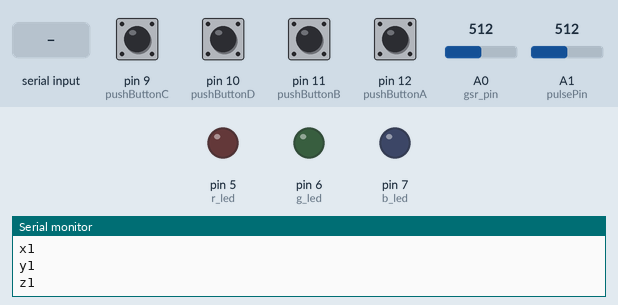
A sketch run on a simulated Arduino Uno, built with avr-gcc and run on an emulated ATmega328P. On the bench: output pins drawn as LEDs (lit = HIGH), the last lines printed to the serial monitor. Inputs (shaded band) come from the test bench; at power-on: pin 9 (pushButtonC), pin 10 (pushButtonD), pin 11 (pushButtonB), pin 12 (pushButtonA) LOW, A0 (gsr_pin) = 512, A1 (pulsePin) = 512.

Above: at 1.2 s.
1.3 s: "r" received over Serial
At 2.5 s:
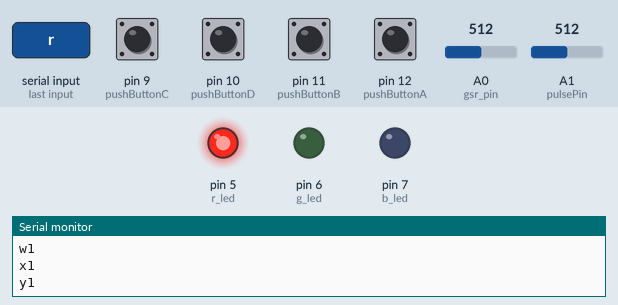
2.8 s: "g" received over Serial
At 4.0 s:
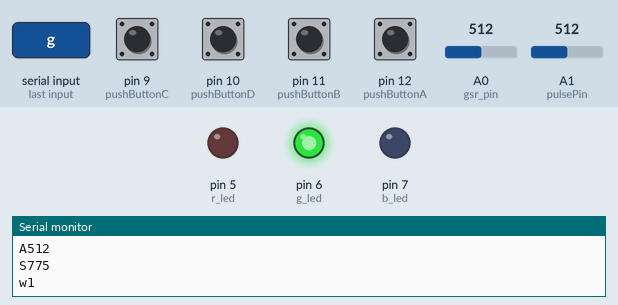
4.3 s: "b" received over Serial
At 5.1 s:
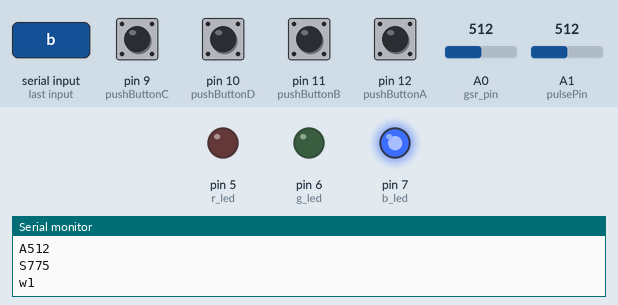
5.8 s: "w" received over Serial
At 6.5 s:
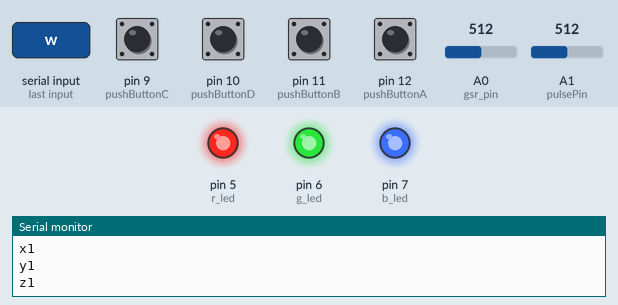
9.9 s: "o" received over Serial
At 10.2 s:
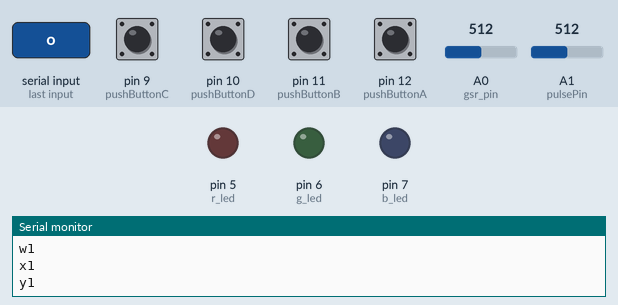
Timing chart, 0 to 12.4 s (numbered marks = the images above; inputs shaded):
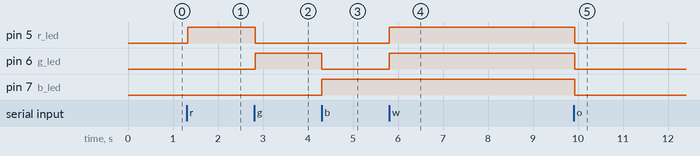

Measured:
- after the input at 1.3 s, pin 5 (r_led): LOW → HIGH at once
- after the input at 2.8 s, pin 5 (r_led): HIGH → LOW at once; pin 6 (g_led): LOW → HIGH at once
- after the input at 4.3 s, pin 6 (g_led): HIGH → LOW at once; pin 7 (b_led): LOW → HIGH at once
- after the input at 5.8 s, pin 5 (r_led), pin 6 (g_led): LOW → HIGH at once
- after the input at 9.9 s, pin 5 (r_led), pin 6 (g_led), pin 7 (b_led): HIGH → LOW at once

The sketch:

gsr_pulse_combined.ino
```cpp
//Arduino code to print reed sensor, skin sensor, and PulseSensor input to serial port. Still buggy.
//Last edited: Galen, 1.2.15

//key for characters in serial port: A = gsr value, S = pulse signal, B = pulse BPM
//Q = pulse IBI, R = red led, G = green led, B = blue led, W = white led, w-z = reed sensors

//reed sensor Arduino pins(will need to change to add accelerometer)
int pushButtonA = 12;
int pushButtonB = 11;
int pushButtonC = 9;
int pushButtonD = 10;

//LED Arduino pins
int r_led = 5;
int g_led = 6;
int b_led = 7;

//Skin sensor pin
int gsr_pin = 0;

int pulsePin = 1;                   // PulseSensor Arduino pin
volatile int BPM;                   // used to hold the pulse rate
volatile int Signal;                // holds the incoming raw data
volatile int IBI = 600;             // holds the time between beats, must be seeded!
volatile boolean Pulse = false;     // true when pulse wave is high, false when it's low
volatile boolean QS = false;        // becomes true when Arduino finds a beat.

void setup() {
  Serial.begin(115200);
  interruptSetup();
  analogReference(EXTERNAL);        // Using 3.3v
  pinMode(r_led, OUTPUT);
  pinMode(g_led, OUTPUT);
  pinMode(b_led, OUTPUT);
  pinMode(pushButtonA, INPUT);
  pinMode(pushButtonB, INPUT);
  pinMode(pushButtonC, INPUT);
  pinMode(pushButtonD, INPUT);
}

void loop(){
  //gsr
  int a=analogRead(gsr_pin);
  Serial.print('A');
  Serial.println(a);

  //pulse
  sendDataToProcessing('S', Signal);     // send Processing the raw Pulse Sensor data
  if (QS == true){                       // Quantified Self flag is true when arduino finds a heartbeat
    sendDataToProcessing('B',BPM);   // send heart rate with a 'B' prefix
    sendDataToProcessing('Q',IBI);   // send time between beats with a 'Q' prefix
    QS = false;                      // reset the Quantified Self flag for next time
 }

 //reed stuff to print to serial port
  int buttonStateA = digitalRead(pushButtonA);
  int buttonStateB = digitalRead(pushButtonB);
  int buttonStateC = digitalRead(pushButtonC);
  int buttonStateD = digitalRead(pushButtonD);
  Serial.print('w');
  if (buttonStateA == 1) Serial.println('0');
  else Serial.println('1');
  delay(5);
  Serial.print('x');
  if (buttonStateB == 1) Serial.println('0');
  else Serial.println('1');
  delay(5);
  Serial.print('y');
  if (buttonStateC == 1) Serial.println('0');
  else Serial.println('1');
  delay(5);
  Serial.print('z');
  if (buttonStateD == 1) Serial.println('0');
  else Serial.println('1');
  delay(5);        // delay in between reads for stability

 //make led color of mood
  int input = Serial.read();
  if (input == 'r') setColor(255,0,0);
  if (input == 'g') setColor(0,255,0);
  if (input == 'b') setColor(0,0,255);
  if (input == 'w') setColor(255,255,255);
  if (input == 'o') setColor(0,0,0);
  if (input == 'l') setColor(255,255,255);

  delay(20);                             //  take a break
}

//helper methods------------------------------------------------------------------

void sendDataToProcessing(char symbol, int data )
{
  Serial.print(symbol);                // symbol prefix tells Processing what type of data is coming
  Serial.println(data);                // the data to send culminating in a carriage return
}

void setColor(int red, int green, int blue)     //To set LED color
{
  analogWrite(r_led, red);
  analogWrite(g_led, green);
  analogWrite(b_led, blue);
}
```

Interrupt.ino
```cpp
volatile int rate[10];                    // array to hold last ten IBI values
volatile unsigned long sampleCounter = 0;          // used to determine pulse timing
volatile unsigned long lastBeatTime = 0;           // used to find IBI
volatile int P =512;                      // used to find peak in pulse wave, seeded
volatile int T = 512;                     // used to find trough in pulse wave, seeded
volatile int thresh = 512;                // used to find instant moment of heart beat, seeded
volatile int amp = 100;                   // used to hold amplitude of pulse waveform, seeded
volatile boolean firstBeat = true;        // used to seed rate array so we startup with reasonable BPM
volatile boolean secondBeat = false;      // used to seed rate array so we startup with reasonable BPM


void interruptSetup(){
  // Initializes Timer2 to throw an interrupt every 2mS.
  TCCR2A = 0x02;     // DISABLE PWM ON DIGITAL PINS 3 AND 11, AND GO INTO CTC MODE
  TCCR2B = 0x06;     // DON'T FORCE COMPARE, 256 PRESCALER
  OCR2A = 0X7C;      // SET THE TOP OF THE COUNT TO 124 FOR 500Hz SAMPLE RATE
  TIMSK2 = 0x02;     // ENABLE INTERRUPT ON MATCH BETWEEN TIMER2 AND OCR2A
  sei();             // MAKE SURE GLOBAL INTERRUPTS ARE ENABLED
}


// THIS IS THE TIMER 2 INTERRUPT SERVICE ROUTINE.
// Timer 2 makes sure that we take a reading every 2 miliseconds
ISR(TIMER2_COMPA_vect){ // triggered when Timer2 counts to 124
cli(); // disable interrupts while we do this
Signal = analogRead(pulsePin); // read the Pulse Sensor
Signal = map(Signal,0,675,0,1023); // THIS WILL MAP A 3.3V SIGNAL TO 5V ANALOG RANGE
sampleCounter += 2; // keep track of the time in mS with this variable
int N = sampleCounter - lastBeatTime; // monitor the time since the last beat to avoid noise

    //  find the peak and trough of the pulse wave
  if(Signal < thresh && N > (IBI/5)*3){       // avoid dichrotic noise by waiting 3/5 of last IBI
    if (Signal < T){                        // T is the trough
      T = Signal;                         // keep track of lowest point in pulse wave
    }
  }

  if(Signal > thresh && Signal > P){          // thresh condition helps avoid noise
    P = Signal;                             // P is the peak
  }                                        // keep track of highest point in pulse wave

  //  NOW IT'S TIME TO LOOK FOR THE HEART BEAT
  // signal surges up in value every time there is a pulse
  if (N > 350){                                   // avoid high frequency noise, original 250
    if ( (Signal > thresh) && (Pulse == false) && (N > (IBI/5)*3) ){
      Pulse = true;                               // set the Pulse flag when we think there is a pulse
     // digitalWrite(blinkPin,HIGH);                // turn on pin 13 LED
      IBI = sampleCounter - lastBeatTime;         // measure time between beats in mS
      lastBeatTime = sampleCounter;               // keep track of time for next pulse

      if(secondBeat){                        // if this is the second beat, if secondBeat == TRUE
        secondBeat = false;                  // clear secondBeat flag
        for(int i=0; i<=9; i++){             // seed the running total to get a realisitic BPM at startup
          rate[i] = IBI;
        }
      }

      if(firstBeat){                         // if it's the first time we found a beat, if firstBeat == TRUE
        firstBeat = false;                   // clear firstBeat flag
        secondBeat = true;                   // set the second beat flag
        sei();                               // enable interrupts again
        return;                              // IBI value is unreliable so discard it
      }

      // keep a running total of the last 10 IBI values
      word runningTotal = 0;                  // clear the runningTotal variable

      for(int i=0; i<=8; i++){                // shift data in the rate array
        rate[i] = rate[i+1];                  // and drop the oldest IBI value
        runningTotal += rate[i];              // add up the 9 oldest IBI values
      }

      rate[9] = IBI;                          // add the latest IBI to the rate array
      runningTotal += rate[9];                // add the latest IBI to runningTotal
      runningTotal /= 10;                     // average the last 10 IBI values
      BPM = 60000/runningTotal;               // how many beats can fit into a minute? that's BPM!
      QS = true;                              // set Quantified Self flag

//       for(int i=0; i<=3; i++){                // shift data in the rate array
//        rate[i] = rate[i+1];                  // and drop the oldest IBI value
//        runningTotal += rate[i];              // add up the 9 oldest IBI values
//      }
//
//      rate[9] = IBI;                          // add the latest IBI to the rate array
//      runningTotal += rate[4];                // add the latest IBI to runningTotal
//      runningTotal /= 5;                     // average the last 10 IBI values
//      BPM = 2 * (30000/runningTotal);               // how many beats can fit into a minute? that's BPM!
//      QS = true;                              // set Quantified Self flag
      // QS FLAG IS NOT CLEARED INSIDE THIS ISR
    }
  }

  if (Signal < thresh && Pulse == true){   // when the values are going down, the beat is over
    //digitalWrite(blinkPin,LOW);            // turn off pin 13 LED
    Pulse = false;                         // reset the Pulse flag so we can do it again
    amp = P - T;                           // get amplitude of the pulse wave
    thresh = amp/2 + T;                    // set thresh at 50% of the amplitude
    P = thresh;                            // reset these for next time
    T = thresh;
  }

  if (N > 2500){                           // if 2.5 seconds go by without a beat
    thresh = 512;                          // set thresh default
    P = 512;                               // set P default
    T = 512;                               // set T default
    lastBeatTime = sampleCounter;          // bring the lastBeatTime up to date
    firstBeat = true;                      // set these to avoid noise
    secondBeat = false;                    // when we get the heartbeat back
  }

  sei();                                   // enable interrupts when youre done!
}// end isr
```
